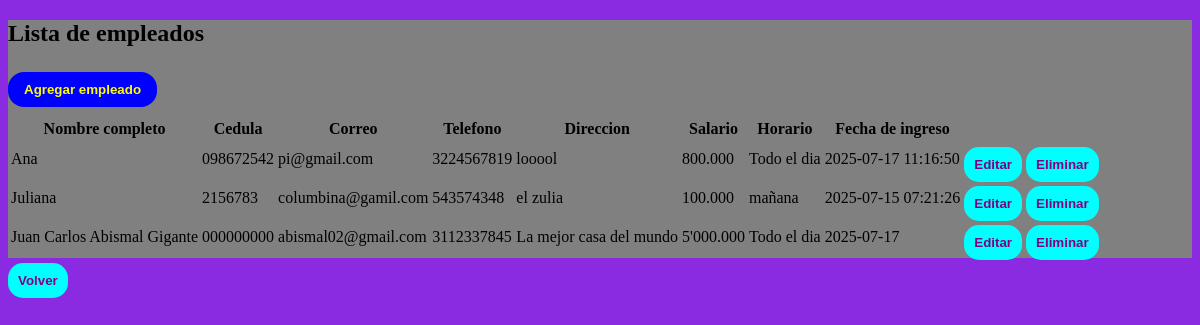
The app's page /empleados with its own data.
### app.py (models this page shows)
class Empleado(tablita):
    __tablename__="Empleados"
    id=Column(Integer, primary_key=True)
    nombre=Column(String(50), nullable=False)
    cedula=Column(String(50), nullable=False)
    correo=Column(String(50), nullable=False)
    telefono=Column(String(50), nullable=False)
    direccion=Column(String(50), nullable=False)
    salario=Column(String(50), nullable=False)
    horario=Column(String(50), nullable=False)
    fechaingreso=Column(String(50), default=datetime.now().strftime("%Y-%m-%d"))

### app.py (the view)
@app.route('/empleados')
def empleados():
    lista_empleados=session.query(Empleado).all()
    return render_template('empleados.html', empleados=lista_empleados)

### templates/empleados.html (shortened to what this page needs)
<!DOCTYPE html>
<html>
    <head>
        <link rel="stylesheet" href="{{url_for('static', filename='estilos.css')}}">
    </head>
    <body class="emple">
        <section class="panel">
            <h2>Lista de empleados</h2>
            <a href="{{url_for('agregar_empleado')}}"><button class="agregaremple">Agregar empleado</button></a>
            <table>
                <thead>
                    <tr>
                        <th>Nombre completo</th>
                        <th>Cedula</th>
                        <th>Correo</th>
                        <th>Telefono</th>
                        <th>Direccion</th>
                        <th>Salario</th>
                        <th>Horario</th>
                        <th>Fecha de ingreso</th>
                    </tr>
                </thead>
                <tbody>
                    {% for dato in empleados %}
                    <tr>
                        <td>{{dato.nombre}}</td>
                        <td>{{dato.cedula}}</td>
                        <td>{{dato.correo}}</td>
                        <td>{{dato.telefono}}</td>
                        <td>{{dato.direccion}}</td>
                        <td>{{dato.salario}}</td>
                        <td>{{dato.horario}}</td>
                        <td>{{dato.fechaingreso}}</td>
                        <td>
                            <a href="{{url_for('editar_empleado', id=dato.id)}}"><button>Editar</button></a>
                        </td>
                        <td>
                            <form method="POST" action="{{url_for('eliminar_empleado', id=dato.id)}}" onsubmit="return confirm('¿Seguro que quiere eliminar este empleado?');">
                                <button type="submit">Eliminar</button>
                            </form>
                        </td>
                    </tr>
                    {% endfor %}
                </tbody>
            </table>
        </section>
        <a href="{{url_for('administracion')}}"><button>Volver</button></a>
    </body>
</html>

### static/estilos.css (style rules this page uses)
body { background-image: url(https://media.istockphoto.com/id/1305533078/photo/multicolored-straight-strands-texture-background-sewing-equipment-loom-equipment-at-a-garment.jpg?s=612x612&w=0&k=20&c=zGDhSsF_nCyM7vIA0WB3dIqkHE_TpNRDRxWDAqpLFlI=); background-repeat: no-repeat; background-size: cover; background-attachment: fixed; background-color: transparent; overflow: hidden; height: auto; }
button { padding: 10px; border: none; border-radius: 15px; font-weight: bold; cursor: pointer; background-color: cyan; color: purple; position: relative; top: 5px; }
a { background-color: transparent; color: aqua; width: 115px; border-radius: 100%; text-decoration: none; }
body.emple { background-color: blueviolet; background-image: none; }
.panel { background-color: grey; }
.agregaremple { background-color: blue; color: yellow; border: 0; border-radius: 16px; padding: 10px 16px; cursor: pointer; margin-bottom: 15px; }

### records on screen
Empleado: nombre "Ana", cedula "098672542", correo "pi@gmail.com", telefono "3224567819", direccion "looool", salario "800.000", horario "Todo el dia", fechaingreso "2025-07-17 11:16:50"
Empleado: nombre "Juliana", cedula "2156783", correo "columbina@gamil.com", telefono "543574348", direccion "el zulia", salario "100.000", horario "mañana", fechaingreso "2025-07-15 07:21:26"
Empleado: nombre "Juan Carlos Abismal Gigante", cedula "000000000", correo "abismal02@gmail.com", telefono "3112337845", direccion "La mejor casa del mundo", salario "5'000.000", horario "Todo el dia", fechaingreso "2025-07-17"
